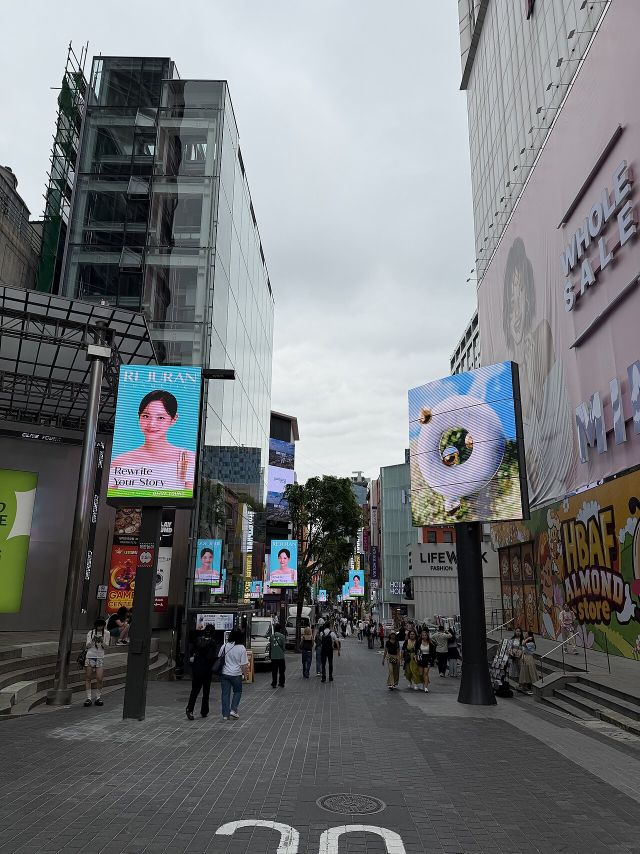
#> input picture video/seoul_clinicas_short/broll/myeongdong.jpg, 1280 x 1707 px (shown at 1/2 size)
$ python -i render.py   (imports and definitions only)
#> lines starting #> are read from the running program, lines starting #| are printed output that depends on the picture
"""Render the 'Clínicas en Seúl' YouTube Short (1080x1920, 30fps).

Inputs : audio/1.wav .. audio/5.wav  (Spanish voiceover from prep_audio.py, one file per scene)
         broll/*.jpg|png              (background photos, see broll/CREDITS.md)
         music.py                     (synthesized backing track, rendered on the fly)
Output : out/seoul_clinicas_short.mp4

Usage  : python3 render.py <workdir>
"""
import math
import subprocess
import sys
from pathlib import Path

from PIL import Image, ImageDraw, ImageFilter, ImageFont

W, H, FPS = 1080, 1920, 30
GAP = 0.35  # silence between scenes (s)
TAIL = 1.2  # hold on the last frame (s)

WORK = Path(sys.argv[1] if len(sys.argv) > 1 else ".").resolve()
AUDIO = WORK / "audio"
OUT = WORK / "out"
# [1 line not run here, left out]

FD = "/usr/share/fonts/opentype/montserrat/"
_fc = {}


# [5 lines left out: function font, not called in this run]


# palette
BG1 = (14, 15, 30)
BG2 = (52, 18, 58)
WHITE = (255, 255, 255)
SOFT = (200, 196, 220)
CORAL = (255, 90, 122)
YELLOW = (255, 212, 59)
RED = (255, 64, 64)
GREEN = (47, 212, 122)
CARD = (34, 30, 56)

# ---------------------------------------------------------------- script
SCENES = [
    ["¿Vienes a Seúl", "para una cirugía?", "Espera.", "Esto nadie te lo dice."],
    ["La zona de las clínicas", "es Gangnam:", "Sinsa, Apgujeong", "y la estación de Gangnam.",
     "Para tratamientos de piel,", "mucha gente va a", "Myeongdong o Cheongdam."],
    ["Pero ojo:", "hay clínicas enormes", "que los coreanos", "llaman «fábricas».",
     "Muchos pacientes por día,", "poco tiempo con el médico."],
    ["Uno:", "que la consulta sea con el cirujano,", "no solo con un coordinador.",
     "Dos:", "nunca pagues el mismo día", "por presión.",
     "Tres:", "busca reseñas con fotos reales,", "no solo en Instagram."],
    ["Comenta CLÍNICA", "y te paso mi checklist en español,", "y cómo verificar si una clínica",
     "está registrada oficialmente", "por el gobierno coreano."],
]


# caption start times (s, relative to each processed clip), set by hand from the
# speech/silence map of audio/N.wav (see prep_audio.py)
CUES = [
    [0.0, 0.72, 2.2, 3.05],
    [0.0, 1.65, 2.4, 4.0, 5.6, 7.35, 8.3],
    [0.0, 1.0, 2.9, 3.9, 4.9, 6.8],
    [0.0, 0.7, 3.5, 5.95, 6.75, 8.68, 9.7, 10.35, 12.7],
    [0.0, 1.12, 3.4, 5.44, 7.5],
]


# [4 lines left out: function dur, not called in this run]


# build timeline
timeline = []  # per scene: dict(start, end, chunks=[(text, t0, t1)])
t = 0.25
# [9 lines not run here, left out]
# [1 line that did not run here, left out]
# [1 line that did not run here, left out]


def chunk_t(si, ci):
    return timeline[si]["chunks"][ci][1]


# ---------------------------------------------------------------- helpers
def clamp(x, a=0.0, b=1.0):
    return max(a, min(b, x))


def ease_out(x):
    x = clamp(x)
    return 1 - (1 - x) ** 3


# [4 lines left out: function ease_back, not called in this run]


def prog(now, t0, d=0.35):
    return clamp((now - t0) / d)


BROLL = WORK / "broll"
ZOOM = 1.14  # Ken Burns headroom


# [7 lines left out: function _cover, not called in this run]


_img_cache = {}


# [17 lines left out: functions photo, kenburns, not called in this run]


def _grad_overlay():
    """Darken top and bottom for text legibility."""
    g = Image.new("L", (1, H))
    for y in range(H):
        k = y / H
        top = max(0, 1 - k / 0.35) * 150
        bot = max(0, (k - 0.55) / 0.45) * 215
        g.putpixel((0, y), int(min(235, 70 + top + bot)))
    g = g.resize((W, H))
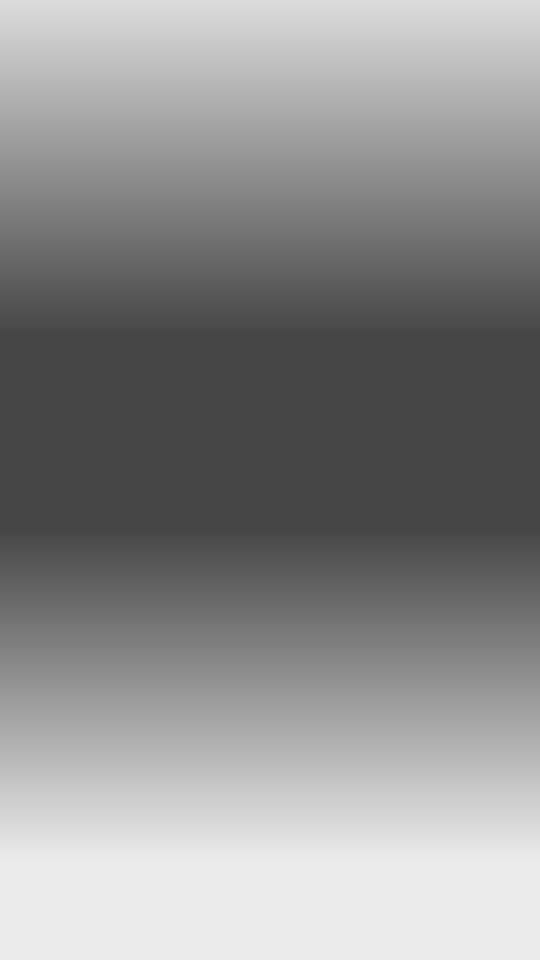
#> g: PIL image 1080x1920 L (shown at 1/2 size); min 70, max 235, mean 141.7
    ov = Image.new("RGBA", (W, H), (8, 6, 18, 0))
    ov.putalpha(g)
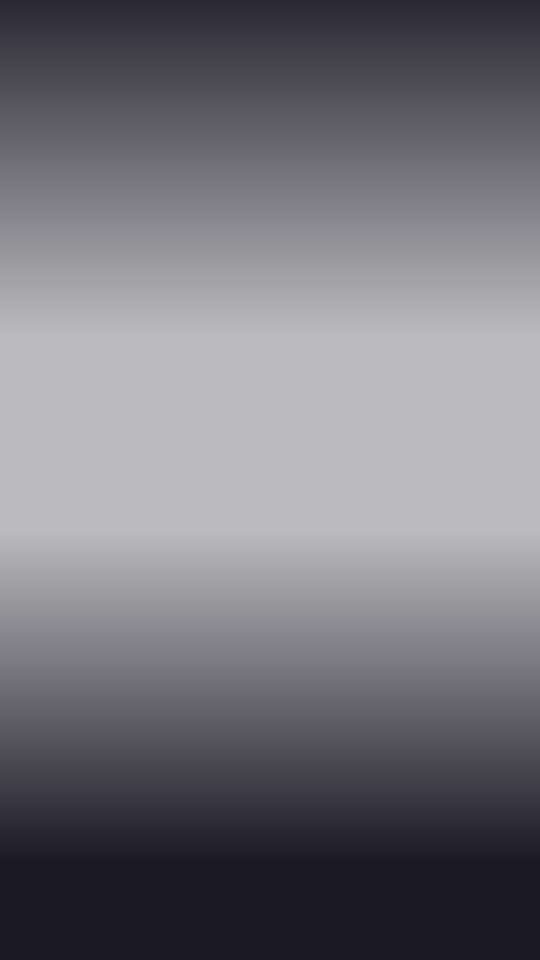
#> ov: PIL image 1080x1920 RGBA (shown at 1/2 size); mean R, G, B, A 8, 6, 18, 141.7; transparent parts drawn white
    return ov


GRAD = _grad_overlay()


# [26 lines left out: function phone_shot, not called in this run]


# shot list: (scene, chunk, offset_s, image, kenburns mode)
SHOTS = [
    (0, 0, 0.0, "seoul_night.jpg", (1.0, 1.10, 0.0, 0.6)),
    (0, 2, 0.0, "seoul_night.jpg", (1.18, 1.26, 0.0, 0.4)),          # punch-in on "Espera."
    (1, 0, 0.0, "gangnam_daero.jpg", (1.0, 1.10, 0.0, -0.5)),
    (1, 2, 0.0, "garosugil.jpg", (1.0, 1.12, 0.8, 0.0)),
    (1, 2, 0.8, "apgujeong_rodeo.jpg", (1.05, 1.15, -0.8, 0.0)),
    (1, 3, 0.0, "gangnam_station.jpg", (1.0, 1.10, 0.0, 0.5)),
    (1, 4, 0.0, "myeongdong.jpg", (1.0, 1.12, 0.0, 0.6)),
    (2, 0, 0.0, "ai_fabrica.png", (1.0, 1.14, 0.0, 0.8)),
    (3, 0, 0.0, "ai_consulta.png", (1.0, 1.12, 0.5, 0.0)),
    (3, 3, 0.0, "ai_pago.png", (1.0, 1.12, -0.5, 0.3)),
    (3, 6, 0.0, "_phone", (1.0, 1.10, 0.0, -0.4)),
    (4, 0, 0.0, "seoul_night.jpg|blur", (1.05, 1.12, 0.0, 0.0)),
]
XF = 0.25  # crossfade (s)


def shot_times():
    out = []
    for k, (si, ci, off, name, mode) in enumerate(SHOTS):
        t0 = chunk_t(si, ci) + off - (0.05 if ci == 0 else 0)
        out.append([t0, name, mode])
    for k in range(len(out)):
        out[k].append(out[k + 1][0] if k + 1 < len(out) else TOTAL)
    out[0][0] = 0.0
    return out


SHOT_T = None


def background(now):
    global SHOT_T
    if SHOT_T is None:
        SHOT_T = shot_times()

    # [5 lines left out: function render, not called in this run]

    cur = max(i for i, sh in enumerate(SHOT_T) if sh[0] <= now)
    img = render(SHOT_T[cur])
    if cur > 0 and now - SHOT_T[cur][0] < XF:
        prev = render(SHOT_T[cur - 1])
        hard = SHOT_T[cur][1] == SHOT_T[cur - 1][1]  # same photo -> hard cut (punch-in)
        if not hard:
            img = Image.blend(prev, img, (now - SHOT_T[cur][0]) / XF)
    img = img.convert("RGBA")
    img.alpha_composite(GRAD)
    return img


def text_w(d, s, f):
    return d.textlength(s, font=f)


# [19 lines left out: function draw_text_center, not called in this run]


def rrect(d, box, r, fill, outline=None, width=0):
    d.rounded_rectangle(box, r, fill=fill, outline=outline, width=width)


# [20 lines left out: functions card_layer, compose, pin, not called in this run]


def check(d, x, y, s, color, w=9):
    d.line([(x, y), (x + s * 0.38, y + s * 0.4), (x + s, y - s * 0.45)], fill=color, width=w, joint="curve")


# [4 lines left out: function warn_tri, not called in this run]


def person(d, x, y, s, color):
    d.ellipse((x - s * 0.32, y - s, x + s * 0.32, y - s * 0.36), fill=color)
    d.rounded_rectangle((x - s * 0.5, y - s * 0.28, x + s * 0.5, y + s * 0.5), int(s * 0.25), fill=color)


# [11 lines left out: function wrap, not called in this run]


# ---------------------------------------------------------------- scenes
TOP = 250  # keep clear of Shorts top UI


# [140 lines left out: functions header, scene1, loc_tag, scene2, scene3, scene4 and 1 more, not called in this run]


RENDER = [scene1, scene2, scene3, scene4, scene5]


# [17 lines left out: function captions, not called in this run]


def frame(i):
    now = i / FPS
    img = background(now)
    # active scene = last scene that started
    idx = 0
    for k, sc in enumerate(timeline):
        if now >= sc["start"] - 0.05:
            idx = k
    sc = timeline[idx]
    # crossfade out at scene end
    layer = Image.new("RGBA", (W, H), (0, 0, 0, 0))
    RENDER[idx](layer, now, sc)
    nxt = timeline[idx + 1]["start"] if idx + 1 < len(timeline) else 1e9
    fade = clamp((nxt - now) / 0.2)
    if fade < 1:
        layer.putalpha(layer.split()[3].point(lambda v: int(v * fade)))
    img.alpha_composite(layer)
    captions(img, now)
    # progress bar
    d = ImageDraw.Draw(img)
    d.rectangle((0, 0, W * now / TOTAL, 10), fill=CORAL)
    return img.convert("RGB")


MUSIC_VOL = 0.25  # backing track level (about 12 dB under the voice in pauses, ~15 dB under speech)


# [49 lines left out: functions build_audio, main, not called in this run]


# [2 lines not run here, left out]

>>> import cv2
>>> picture = cv2.imread('broll/myeongdong.jpg', cv2.IMREAD_GRAYSCALE)
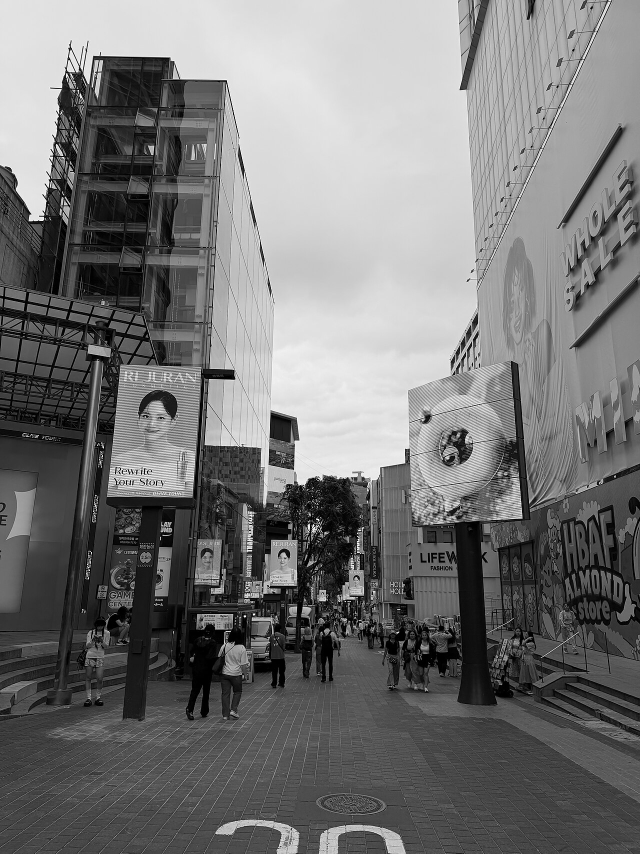
#> picture: shape (1707, 1280) (shown at 1/2 size); min 0, max 255, mean 117.1
>>> result = frame(picture)
#> (the run stopped early here; a loop or call above may not have finished)
